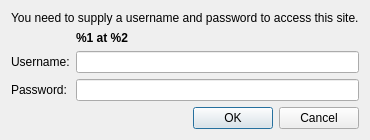
<?xml version="1.0" encoding="UTF-8"?>
<ui version="4.0">
 <class>QInstaller::ServerAuthenticationDialog</class>
 <widget class="QDialog" name="QInstaller::ServerAuthenticationDialog">
  <property name="geometry">
   <rect>
    <x>0</x>
    <y>0</y>
    <width>330</width>
    <height>137</height>
   </rect>
  </property>
  <property name="windowTitle">
   <string>Server Requires Authentication</string>
  </property>
  <layout class="QGridLayout">
   <item row="0" column="0" colspan="2">
    <widget class="QLabel" name="label">
     <property name="text">
      <string>You need to supply a username and password to access this site.</string>
     </property>
     <property name="wordWrap">
      <bool>false</bool>
     </property>
    </widget>
   </item>
   <item row="2" column="0">
    <widget class="QLabel" name="label_2">
     <property name="text">
      <string>Username:</string>
     </property>
    </widget>
   </item>
   <item row="2" column="1">
    <widget class="QLineEdit" name="userEdit"/>
   </item>
   <item row="3" column="0">
    <widget class="QLabel" name="label_3">
     <property name="text">
      <string>Password:</string>
     </property>
    </widget>
   </item>
   <item row="3" column="1">
    <widget class="QLineEdit" name="passwordEdit">
     <property name="echoMode">
      <enum>QLineEdit::Password</enum>
     </property>
    </widget>
   </item>
   <item row="5" column="0" colspan="2">
    <widget class="QDialogButtonBox" name="buttonBox">
     <property name="orientation">
      <enum>Qt::Horizontal</enum>
     </property>
     <property name="standardButtons">
      <set>QDialogButtonBox::Cancel|QDialogButtonBox::Ok</set>
     </property>
    </widget>
   </item>
   <item row="1" column="0">
    <widget class="QLabel" name="label_4">
     <property name="text">
      <string/>
     </property>
    </widget>
   </item>
   <item row="1" column="1">
    <widget class="QLabel" name="siteDescription">
     <property name="font">
      <font>
       <weight>75</weight>
       <bold>true</bold>
      </font>
     </property>
     <property name="text">
      <string>%1 at %2</string>
     </property>
     <property name="wordWrap">
      <bool>true</bool>
     </property>
    </widget>
   </item>
   <item row="4" column="0">
    <spacer>
     <property name="orientation">
      <enum>Qt::Vertical</enum>
     </property>
     <property name="sizeHint" stdset="0">
      <size>
       <width>20</width>
       <height>40</height>
      </size>
     </property>
    </spacer>
   </item>
  </layout>
 </widget>
 <resources/>
 <connections>
  <connection>
   <sender>buttonBox</sender>
   <signal>accepted()</signal>
   <receiver>QInstaller::ServerAuthenticationDialog</receiver>
   <slot>accept()</slot>
   <hints>
    <hint type="sourcelabel">
     <x>165</x>
     <y>116</y>
    </hint>
    <hint type="destinationlabel">
     <x>165</x>
     <y>68</y>
    </hint>
   </hints>
  </connection>
  <connection>
   <sender>buttonBox</sender>
   <signal>rejected()</signal>
   <receiver>QInstaller::ServerAuthenticationDialog</receiver>
   <slot>reject()</slot>
   <hints>
    <hint type="sourcelabel">
     <x>165</x>
     <y>116</y>
    </hint>
    <hint type="destinationlabel">
     <x>165</x>
     <y>68</y>
    </hint>
   </hints>
  </connection>
 </connections>
</ui>
